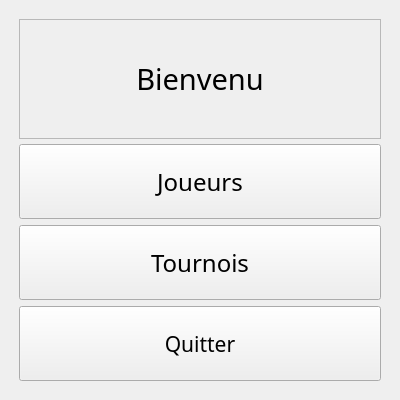
<?xml version="1.0" encoding="UTF-8"?>
<ui version="4.0">
 <class>MainWindow</class>
 <widget class="QMainWindow" name="MainWindow">
  <property name="geometry">
   <rect>
    <x>0</x>
    <y>0</y>
    <width>400</width>
    <height>400</height>
   </rect>
  </property>
  <property name="minimumSize">
   <size>
    <width>400</width>
    <height>400</height>
   </size>
  </property>
  <property name="windowTitle">
   <string>MainWindow</string>
  </property>
  <widget class="QWidget" name="centralwidget">
   <layout class="QGridLayout" name="gridLayout">
    <property name="topMargin">
     <number>9</number>
    </property>
    <property name="bottomMargin">
     <number>9</number>
    </property>
    <property name="spacing">
     <number>6</number>
    </property>
    <item row="0" column="0">
     <layout class="QVBoxLayout" name="verticalLayout">
      <property name="leftMargin">
       <number>10</number>
      </property>
      <property name="topMargin">
       <number>10</number>
      </property>
      <property name="rightMargin">
       <number>10</number>
      </property>
      <property name="bottomMargin">
       <number>10</number>
      </property>
      <item>
       <widget class="QLabel" name="bienvenu">
        <property name="enabled">
         <bool>true</bool>
        </property>
        <property name="sizePolicy">
         <sizepolicy hsizetype="Minimum" vsizetype="Minimum">
          <horstretch>0</horstretch>
          <verstretch>0</verstretch>
         </sizepolicy>
        </property>
        <property name="minimumSize">
         <size>
          <width>0</width>
          <height>120</height>
         </size>
        </property>
        <property name="font">
         <font>
          <family>Noto Sans</family>
          <pointsize>22</pointsize>
         </font>
        </property>
        <property name="frameShape">
         <enum>QFrame::StyledPanel</enum>
        </property>
        <property name="text">
         <string>Bienvenu</string>
        </property>
        <property name="alignment">
         <set>Qt::AlignCenter</set>
        </property>
       </widget>
      </item>
      <item>
       <widget class="QPushButton" name="mw_joueurs">
        <property name="sizePolicy">
         <sizepolicy hsizetype="Minimum" vsizetype="Fixed">
          <horstretch>0</horstretch>
          <verstretch>0</verstretch>
         </sizepolicy>
        </property>
        <property name="minimumSize">
         <size>
          <width>0</width>
          <height>75</height>
         </size>
        </property>
        <property name="font">
         <font>
          <family>Noto Sans Light</family>
          <pointsize>18</pointsize>
         </font>
        </property>
        <property name="text">
         <string>Joueurs</string>
        </property>
        <property name="autoDefault">
         <bool>false</bool>
        </property>
        <property name="default">
         <bool>false</bool>
        </property>
        <property name="flat">
         <bool>false</bool>
        </property>
       </widget>
      </item>
      <item>
       <widget class="QPushButton" name="mw_tournois">
        <property name="sizePolicy">
         <sizepolicy hsizetype="Minimum" vsizetype="Maximum">
          <horstretch>0</horstretch>
          <verstretch>0</verstretch>
         </sizepolicy>
        </property>
        <property name="minimumSize">
         <size>
          <width>0</width>
          <height>75</height>
         </size>
        </property>
        <property name="font">
         <font>
          <family>Noto Sans Light</family>
          <pointsize>18</pointsize>
         </font>
        </property>
        <property name="text">
         <string>Tournois</string>
        </property>
        <property name="flat">
         <bool>false</bool>
        </property>
       </widget>
      </item>
      <item>
       <widget class="QPushButton" name="mw_quitter">
        <property name="minimumSize">
         <size>
          <width>0</width>
          <height>75</height>
         </size>
        </property>
        <property name="font">
         <font>
          <family>Noto Sans Light</family>
          <pointsize>16</pointsize>
         </font>
        </property>
        <property name="text">
         <string>Quitter</string>
        </property>
       </widget>
      </item>
     </layout>
    </item>
   </layout>
  </widget>
 </widget>
 <resources/>
 <connections/>
</ui>
